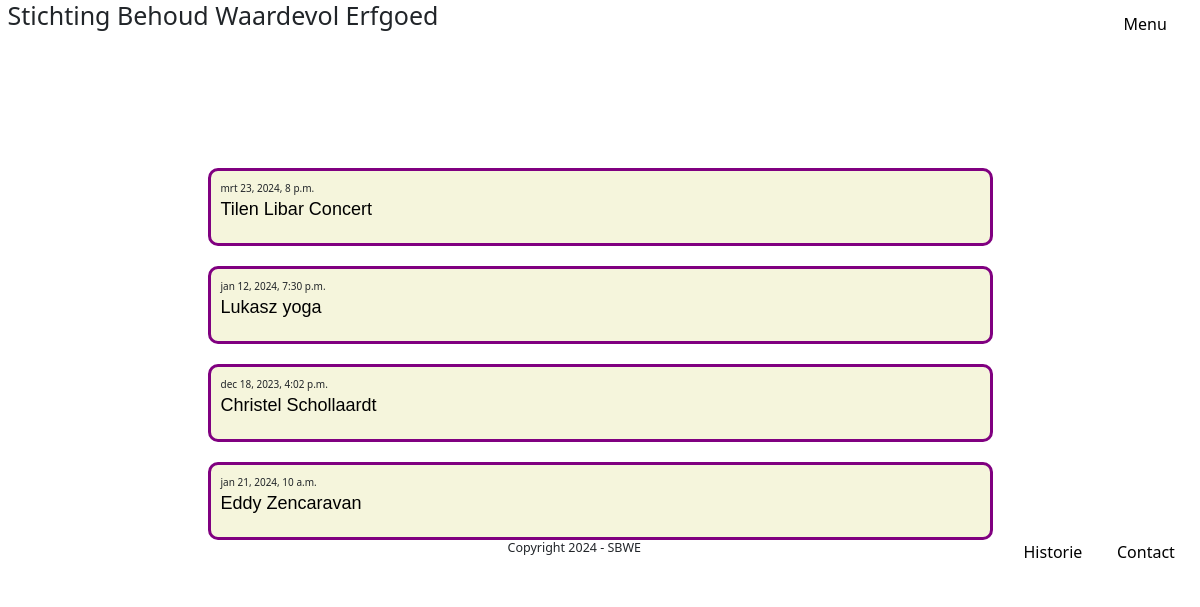
Page /post_list.html/ on the earlier database version.
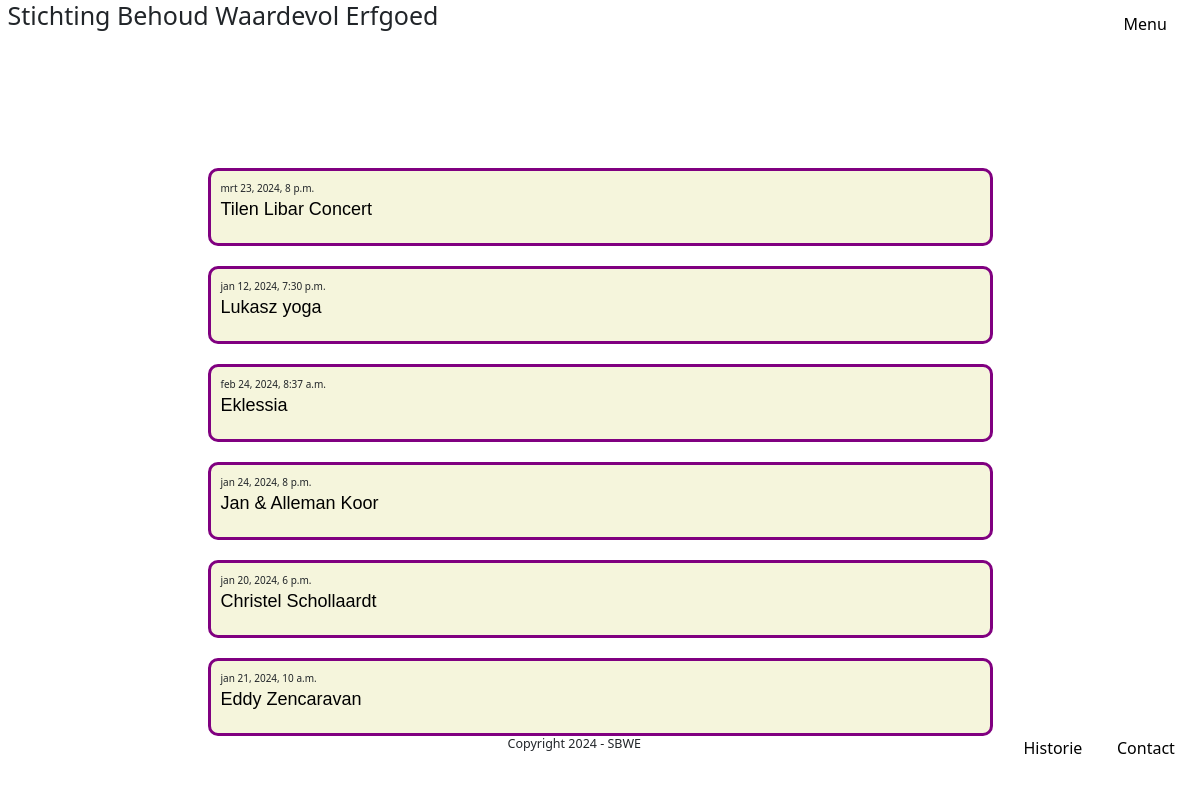
Same page on the later database version.
### blog/models.py (models this page shows, shortened)
class Post(models.Model):
    author = models.ForeignKey(settings.AUTH_USER_MODEL, on_delete=models.CASCADE)
    title = models.CharField(max_length = 200)
    text = models.TextField()
    created_date = models.DateTimeField(default=timezone.now)
    published_date = models.DateTimeField(blank=True, null=True)

### blog/views.py (the view)
# urls.py: path('post_list.html/',views.post_list, name='post_list'),
def post_list(request):
    posts = Post.objects.filter(published_date__lte=timezone.now()).order_by('published_date')
    return render(request, 'post_list.html', {'posts' : posts})

### blog/templates/post_list.html (shortened to what this page needs)
{% extends 'post_base.html' %}
        {% block inhoud %}
            {% for post in posts %}
            <article class ="post vormgeving">
                <time class = "date"> {{ post.created_date }} </time>
                <p class = "LetB"> <a href="{% url 'post_inhoud' pk=post.pk %}"> {{ post.title }}</a></p>
            </article>
            {% endfor %}
        {% endblock %}

Differences in the rows shown:
added Post: created_date "feb 24, 2024, 8:37 a.m.", title "Eklessia"
added Post: created_date "jan 24, 2024, 8 p.m.", title "Jan & Alleman Koor"
changed Post "Christel Schollaardt": created_date "dec 18, 2023, 4:02 p.m." → "jan 20, 2024, 6 p.m."
